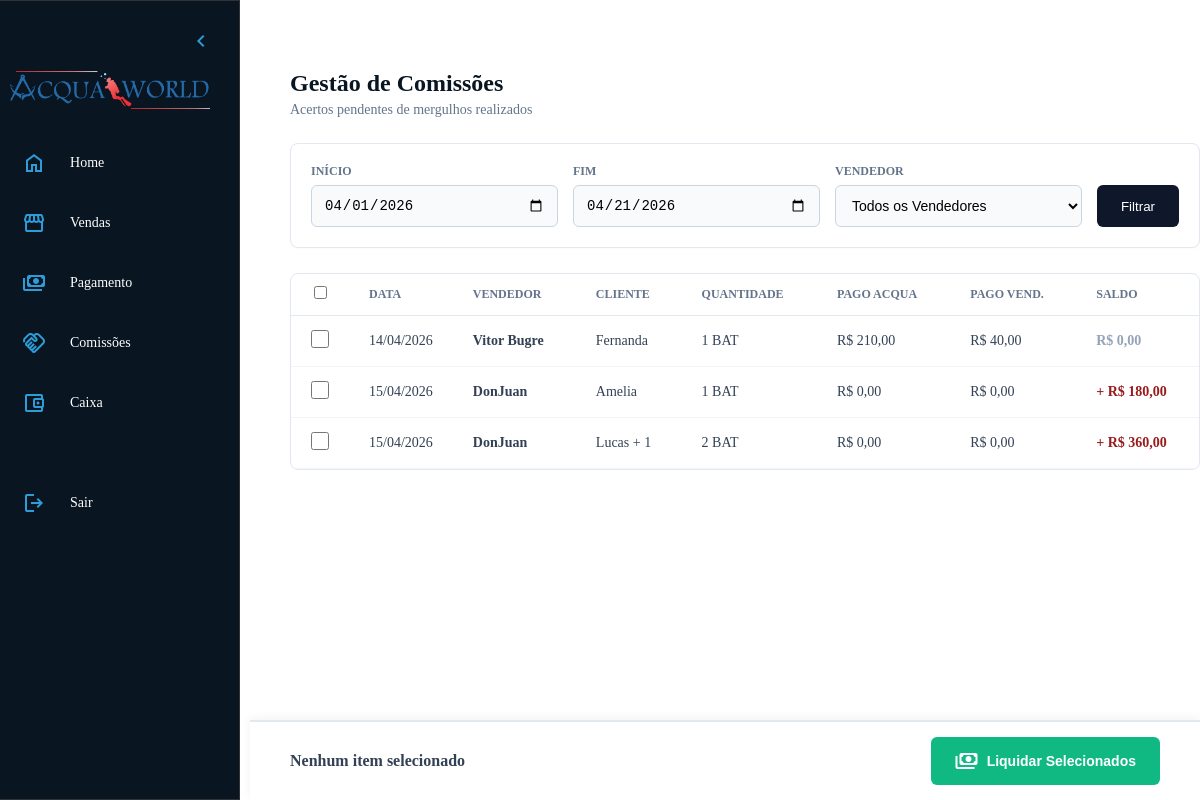
/comissoes/, run on the app's committed database.
### gestao/models.py (models this page shows, shortened)
class Reserva(models.Model):
    SITUACAO_CHOICES = [
        ('PENDENTE', 'Pendente'),
        ('CONFIRMADA', 'Confirmada'),
        ('CANCELADA', 'Cancelada'),
    ]
    data = models.DateField(help_text="Data da operação")
    horario = models.TimeField(blank=True, null=True)
    embarcacao = models.CharField(max_length=100, default="Acqua World")
    vendedor = models.ForeignKey(Vendedor, on_delete=models.PROTECT, related_name="reservas")
    situacao = models.CharField(max_length=20, choices=SITUACAO_CHOICES, default='PENDENTE')
    observacao_geral = models.TextField(blank=True, null=True)

class Vendedor(models.Model):
    nome = models.CharField(max_length=100)
    neto_bat = models.DecimalField(max_digits=10, decimal_places=2, default=0.00, verbose_name="Neto Batismo (BAT)")
    neto_acp = models.DecimalField(max_digits=10, decimal_places=2, default=0.00, verbose_name="Neto Acompanhante (ACP)")
    neto_tur = models.DecimalField(max_digits=10, decimal_places=2, default=0.00, verbose_name="Neto Turismo (TUR)")

class Cliente(models.Model):
    nome = models.CharField(max_length=150)
    documento = models.CharField(max_length=50, blank=True, null=True, help_text="RG, CPF ou Passaporte")
    telefone = models.CharField(max_length=30, blank=True, null=True)
    altura = models.DecimalField(max_digits=4, decimal_places=2, blank=True, null=True, help_text="Em metros (ex: 1.88)")
    peso = models.DecimalField(max_digits=5, decimal_places=2, blank=True, null=True, help_text="Em KG (ex: 88.00)")

### gestao/views.py (the view, shortened to what this page needs)
# urls.py: path('comissoes/', views.comissoes, name='comissoes'),
def comissoes(request):
    data_inicio = request.GET.get('inicio')
    data_fim = request.GET.get('fim')
    vendedor_id = request.GET.get('vendedor')
    hoje = timezone.localtime(timezone.now()).date()
    if not data_inicio: data_inicio = hoje.replace(day=1).strftime('%Y-%m-%d')
    if not data_fim: data_fim = hoje.strftime('%Y-%m-%d')
    reservas_qs = Reserva.objects.filter(
        data__range=[data_inicio, data_fim],
        data__lte=hoje,
        passageiros__acerto_liquidado=False
    ).distinct().select_related('vendedor').prefetch_related('passageiros__cliente', 'passageiros__atividade')
    if vendedor_id:
        reservas_qs = reservas_qs.filter(vendedor__id=vendedor_id)
    lista_comissoes = []
    for r in reservas_qs:
        crs = r.passageiros.filter(acerto_liquidado=False)
        if not crs: continue
        primeiro_passageiro = crs.first()
        primeiro_nome = primeiro_passageiro.cliente.nome.split()[0]
        qtd_extras = crs.count() - 1
        nome_exibicao = f"{primeiro_nome} + {qtd_extras}" if qtd_extras > 0 else primeiro_nome
        contagem = {}
        sub_neto = Decimal('0.00')
        sub_acqua = Decimal('0.00')
        sub_vend = Decimal('0.00')
        ids_linha = []
        for cr in crs:
            sigla = cr.atividade.apelido
            contagem[sigla] = contagem.get(sigla, 0) + 1
            sub_neto += cr.neto_atividade
            sub_acqua += cr.recebido_loja
            sub_vend += cr.retido_vendedor
            ids_linha.append(str(cr.id))
        composicao = " + ".join([f"{q} {s}" for s, q in contagem.items()])
        saldo = sub_neto - sub_acqua
        lista_comissoes.append({
            'id_reserva': r.id,
            'data': r.data,
            'vendedor': r.vendedor.nome,
            'vendedor_id': r.vendedor.id,
            'cliente': nome_exibicao,
            'quantidade': composicao,
            'pago_acqua': sub_acqua,
            'pago_vendedor': sub_vend,
            'saldo': saldo,
            'saldo_abs': abs(saldo),
            'ids_cr': ",".join(ids_linha)
        })
    context = {
        'comissoes': lista_comissoes,
        'vendedores_list': Vendedor.objects.all().order_by('nome'),
        'filtros': {'inicio': data_inicio, 'fim': data_fim, 'vendedor_id': vendedor_id}
    }
    return render(request, 'comissoes.html', context)

### gestao/models.py (called while the page is built)
    @property
    def neto_atividade(self):
        if not self.atividade or not self.reserva.vendedor:
            return Decimal('0.00')
        sigla = self.atividade.apelido.upper()
        vendedor = self.reserva.vendedor
        if sigla == 'BAT': return vendedor.neto_bat
        elif sigla == 'ACP': return vendedor.neto_acp
        elif sigla == 'TUR': return vendedor.neto_tur
        return Decimal('0.00')

    @property
    def recebido_loja(self):
        total = self.pagamentos.filter(recebedor='LOJA').aggregate(Sum('valor'))['valor__sum']
        return total or Decimal('0.00')

    @property
    def retido_vendedor(self):
        total = self.pagamentos.filter(recebedor='VENDEDOR').aggregate(Sum('valor'))['valor__sum']
        return total or Decimal('0.00')

### gestao/templates/comissoes.html (shortened to what this page needs)
{% extends 'base.html' %}
{% load static %}
{% block 'head' %}
    <link rel="stylesheet" href="{% static 'gestao/css/comissoes.css' %}">
{% endblock 'head' %}
{% block 'body' %}
<div class="page-header">
    <h1>Gestão de Comissões</h1>
    <p>Acertos pendentes de mergulhos realizados</p>
</div>
<div class="card-filtros area-nao-imprimivel">
    <form method="GET" class="fields-row" style="align-items: flex-end;">
        <div class="field-group">
            <label>Início</label>
            <input type="date" name="inicio" value="{{ filtros.inicio }}" class="modern-input">
        </div>
        <div class="field-group">
            <label>Fim</label>
            <input type="date" name="fim" value="{{ filtros.fim }}" class="modern-input">
        </div>
        <div class="field-group">
            <label>Vendedor</label>
            <select name="vendedor" class="modern-input">
                <option value="">Todos os Vendedores</option>
            </select>
        </div>
        <button type="submit" class="btn-filtrar">Filtrar</button>
    </form>
</div>
<div class="card-tabela">
    <table class="operacao-table">
        <thead>
            <tr>
                <th style="width: 40px;" class="centro">
                    <input type="checkbox" id="check-mestre" onchange="marcarTodos(this)">
                </th>
                <th style="width: 100px;">Data</th>
                <th>Vendedor</th>
                <th>Cliente</th>
                <th>Quantidade</th>
                <th class="direita">Pago Acqua</th>
                <th class="direita">Pago Vend.</th>
                <th class="direita">Saldo</th>
            </tr>
        </thead>
        <tbody>
            {% for c in comissoes %}
            <tr class="linha-comissao" data-vendedor="{{ c.vendedor }}">
                <td class="centro">
                    <input type="checkbox" class="checkbox-custom check-item"
                           value="{{ c.ids_cr }}"
                           data-saldo="{{ c.saldo|stringformat:'f' }}"
                           onchange="atualizarResumo()">
                </td>
                <td>{{ c.data|date:"d/m/Y" }}</td>
                <td style="font-weight: 600;">{{ c.vendedor }}</td>
                <td>{{ c.cliente }}</td>
                <td><span class="badge-atv">{{ c.quantidade }}</span></td>
                <td class="direita color-acqua">R$ {{ c.pago_acqua|floatformat:2 }}</td>
                <td class="direita color-vend">R$ {{ c.pago_vendedor|floatformat:2 }}</td>
                <td class="direita" style="font-weight: bold;">
                    {% if c.saldo > 0 %}
                        <span style="color: #991b1b;">+ R$ {{ c.saldo|floatformat:2 }}</span>
                    {% elif c.saldo < 0 %}
                        <span style="color: #166534;">- R$ {{ c.saldo_abs|floatformat:2 }}</span>
                    {% else %}
                        <span style="color: #94a3b8;">R$ 0,00</span>
                    {% endif %}
                </td>
            </tr>
            {% empty %}
            <tr><td colspan="8" class="centro" style="padding: 50px; color: #94a3b8;">Nenhum acerto pendente encontrado.</td></tr>
            {% endfor %}
        </tbody>
    </table>
</div>
<div class="footer-fixo">
    <div id="info-selecao" style="font-weight: 600; color: #334155;">
        Nenhum item selecionado
    </div>
    <div style="display: flex; gap: 15px;">
        <button type="button" class="btn-liquidar" id="btn-liquidar-geral" disabled onclick="prepararModal()">
            <span class="material-symbols-outlined">payments</span> Liquidar Selecionados
        </button>
    </div>
</div>
{% endblock 'body' %}

### templates/base.html (shortened to what this page needs)
{% load static %}
<!DOCTYPE html>
<html lang="pt-br">
<head>
    <link rel="stylesheet" href="{% static 'geral/css/base.css' %}">
    {% block 'head' %}{% endblock 'head' %}
</head>
<header>
    <aside class="barra-lateral" id="barra-lateral">
        <a id="botao-fechar-barra-lateral" onclick="alternarBarraLateral()">
            <span class="sidebar-btn">
                <i class="material-symbols-outlined" id="icon-barra-lateral">chevron_left</i>
            </span>
        </a>
        <div class="topo-barra-lateral">
            <img src="{% static 'geral/img/logo.png' %}" alt="logo" id="logo-grande">
        </div>
        <nav id="menu-barra-lateral">
            <a href="{% url 'homepage' %}">
                <span class="itens-barra-lateral">
                    <i class="material-symbols-outlined">home</i>
                    <span class="texto-barra-lateral">Home</span>
                </span>
            </a>
            <a href="{% url 'sales' %}">
                <span class="itens-barra-lateral">
                    <i class="material-symbols-outlined">storefront</i>
                    <span class="texto-barra-lateral">Vendas</span>
                </span>
            </a>
            <a href="{% url 'pagamentos' %}">
                <span class="itens-barra-lateral">
                    <i class="material-symbols-outlined">payments</i>
                    <span class="texto-barra-lateral">Pagamento</span>
                </span>
            </a>
            <a href="{% url 'comissoes' %}">
                <span class="itens-barra-lateral">
                    <i class="material-symbols-outlined">handshake</i>
                    <span class="texto-barra-lateral">Comissões</span>
                </span class="itens-barra-lateral">
            </a>
            <a href="{% url 'caixa' %}">
                <span class="itens-barra-lateral">
                    <i class="material-symbols-outlined">account_balance_wallet</i>
                    <span class="texto-barra-lateral">Caixa</span>
                </span>
            </a>
            <a href="{% url 'logout' %}">
                <span class="itens-barra-lateral" id="btn-sair">
                    <i class="material-symbols-outlined">logout</i>
                    <span class="texto-barra-lateral">Sair</span>
                </span>
            </a>
        </nav>
    </aside>
</header>
<body>
    <section class="conteudo-principal-aberto" id="conteudo-principal">
        {% block 'body' %}{% endblock 'body' %}
    </section>
</body>
</html>

### static/geral/css/base.css (style rules this page uses)
* { padding: 0; margin: 0; box-sizing: border-box; }
:root { --cor-primaria: #091521; --cor-secundaria: #2D9CD7; --cor-de-fundo: #F5F5F5; --cor-de-texto: #FFFFFF; --cor-de-texto-body: #333333; --cor-hover: #1C7BB5; --cor-de-borda: #E0E0E0; }
.barra-lateral { position: fixed; top: 0; display: flex; flex-direction: column; width: 240px; height: 100%; padding: 10px 10px 30px 10px; border: 1px solid #2f3336; border-left: var(--cor-secundaria); transition: all 0.4s linear; background-color: var(--cor-primaria); }
.topo-barra-lateral { display: flex; align-items: center; margin-bottom: 30px; }
#logo-grande { max-width: 200px; transition: all 0.4s linear; }
aside a { background: transparent; border: 0; color: var(--cor-de-texto); cursor: pointer; text-align: left; height: 60px; padding: 0; }
aside a span { display: inline-flex; align-items: center; font-size: 14px; gap: 12px; height: 48px; padding: 0px 16px 0px 12px; border-radius: 24px; line-height: 1; transition: all 0.2s; }
aside a i { position: relative; font-size: 24px; transition: 0.2s; color: var(--cor-secundaria); }
.barra-lateral nav a span { padding: 0px 16px 0px 12px; transition: all 0.4s ease; gap: 12px; }
.barra-lateral nav a span span { max-width: 200px; opacity: 1; overflow: hidden; white-space: nowrap; transition: max-width 0.4s ease, opacity 0.4s ease; }
#botao-fechar-barra-lateral { display: flex; justify-content: flex-end; align-items: center; width: 100%; }
#icon-barra-lateral { margin-left: auto; cursor: pointer; }
#menu-barra-lateral { flex: 1 1 auto; display: flex; flex-direction: column; width: 100%; }
.conteudo-principal-aberto { margin-left: calc(240px + 50px); transition: all 0.7s ease-in-out; margin-top: 70px; }
#btn-sair { margin-top: 40px; }

### static/gestao/css/comissoes.css (style rules this page uses)
.page-header { margin-bottom: 25px; }
.page-header h1 { color: #091521; font-size: 24px; margin: 0 0 5px 0; }
.page-header p { color: #64748b; font-size: 14px; margin: 0; font-weight: 500; }
.card-filtros { background: #fff; border: 1px solid #e2e8f0; border-radius: 8px; padding: 20px; margin-bottom: 25px; box-shadow: 0 1px 3px rgba(0,0,0,0.02); }
.fields-row { display: flex; flex-wrap: wrap; gap: 15px; }
.field-group { display: flex; flex-direction: column; flex: 1; min-width: 150px; }
.field-group label { font-size: 12px; color: #64748b; margin-bottom: 6px; font-weight: 600; text-transform: uppercase; }
.modern-input { width: 100%; padding: 10px 12px; border: 1px solid #cbd5e1; border-radius: 6px; font-size: 14px; background: #f8fafc; height: 42px; box-sizing: border-box; }
.btn-filtrar { background: #0f172a; color: white; border: none; padding: 0 24px; height: 42px; border-radius: 6px; cursor: pointer; font-weight: 500; }
.operacao-table { width: 100%; border-collapse: collapse; font-size: 14px; }
.operacao-table th { color: #64748b; font-weight: 600; text-align: left; padding: 12px 20px; border-bottom: 1px solid #e2e8f0; font-size: 12px; text-transform: uppercase; }
.operacao-table td { padding: 14px 20px; border-bottom: 1px solid #f1f5f9; color: #334155; }
.centro { text-align: center !important; }
.btn-liquidar { background: #10b981; color: white; border: none; padding: 12px 24px; border-radius: 6px; cursor: pointer; font-weight: bold; font-size: 14px; display: flex; align-items: center; gap: 8px; transition: 0.2s; }
.checkbox-custom { width: 18px; height: 18px; cursor: pointer; }

### gestao/templates/comissoes.html (style rules this page uses)
.card-tabela { background: #fff; border: 1px solid #e2e8f0; border-radius: 8px; overflow: hidden; margin-bottom: 100px; }
.footer-fixo { position: fixed; bottom: 0; left: 250px; width: calc(100% - 250px); background: #fff; border-top: 2px solid #e2e8f0; padding: 15px 40px; display: flex; justify-content: space-between; align-items: center; z-index: 900; box-shadow: 0 -2px 10px rgba(0,0,0,0.05); }

### data on the page
Reserva: data "14/04/2026"
Vendedor: vendedor "Vitor Bugre"
Cliente: cliente "Fernanda"
Reserva: data "15/04/2026"
Vendedor: vendedor "DonJuan" "DonJuan"
Cliente: cliente "Amelia"
Reserva: data "15/04/2026"

### other printed values
{{ c.quantidade }} "1 BAT" "1 BAT" "2 BAT"
{{ c.pago_acqua|floatformat:2 }} "210,00" "0,00" "0,00"
{{ c.pago_vendedor|floatformat:2 }} "40,00" "0,00" "0,00"
{{ c.saldo|floatformat:2 }} "180,00" "360,00"
{{ c.cliente }} "Lucas + 1"
